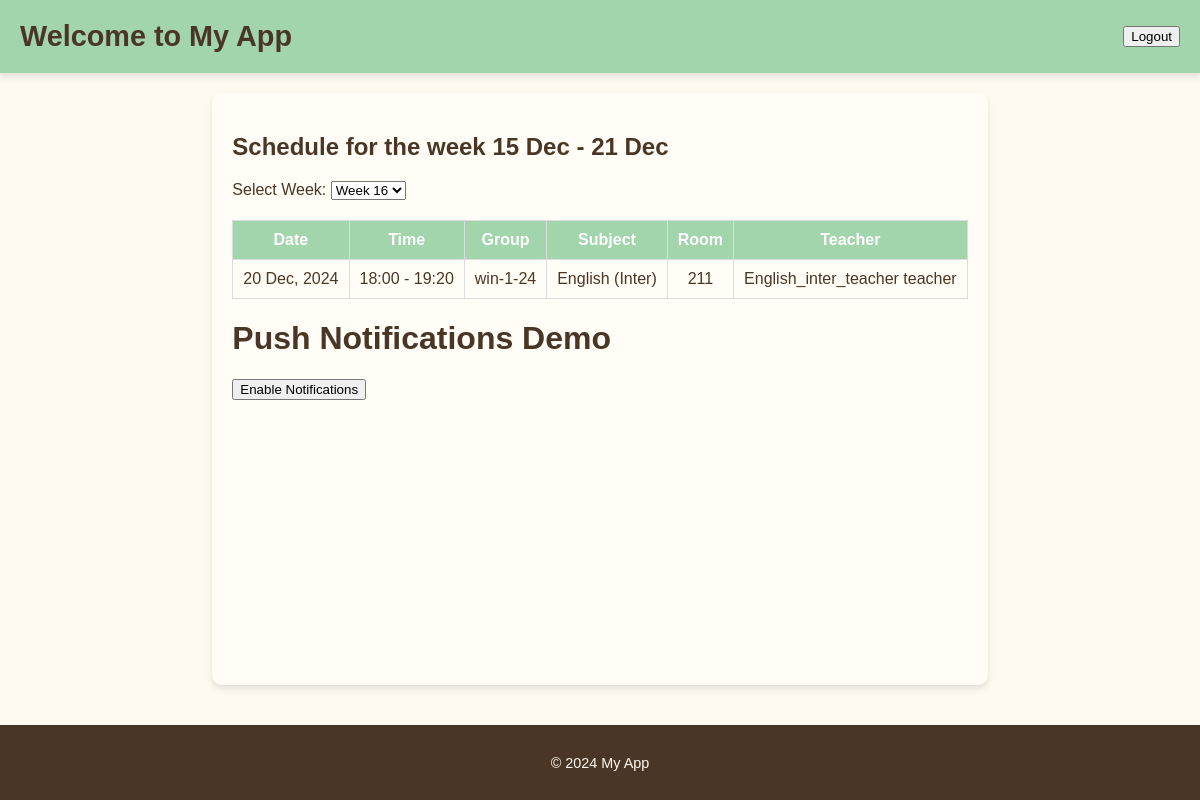
The app's page /schedule/ (signed in) with its own data.
### uuser/models.py (models this page shows, shortened)
class Schedule(models.Model):
    groups = models.ManyToManyField('StudentGroup', related_name="schedule_groups")
    subjects = models.ManyToManyField('Subject', related_name="schedule_subjects")
    teachers = models.ManyToManyField('CustomUser', related_name="schedule_teachers", limit_choices_to={'role': 'teacher'})
    cabinet = models.ForeignKey('Cabinet', on_delete=models.SET_NULL, null=True, blank=True, related_name="schedule_entries")
    date_time = models.DateTimeField()
    end_time = models.TimeField()

class StudentGroup(models.Model):
    name = models.CharField(max_length=100, unique=True)
    students = models.ManyToManyField(CustomUser, related_name="student_groups", limit_choices_to={'role': 'student'}, blank=True)
    def __str__(self):
        return self.name
    class Meta:
        verbose_name = "Student Group"
        verbose_name_plural = "Student Groups"

class Subject(models.Model):
    name = models.CharField(max_length=100, unique=True)
    teachers = models.ManyToManyField(CustomUser, related_name="subject_teachers", limit_choices_to={'role': 'teacher'}, blank=True)
    def __str__(self):
        return self.name
    class Meta:
        verbose_name = "Subject"
        verbose_name_plural = "Subjects"

class Cabinet(models.Model):
    number = models.CharField(max_length=10, unique=True)
    description = models.TextField(blank=True, null=True)
    def __str__(self):
        return self.number
    class Meta:
        verbose_name = "Cabinet"
        verbose_name_plural = "Cabinets"

class CustomUser(AbstractUser):
    ROLE_CHOICES = (
        ('student', 'Student'),
        ('teacher', 'Teacher'),
        ('admin', 'Admin'),
    )
    role = models.CharField(max_length=10, choices=ROLE_CHOICES, default='student')
    def __str__(self):
        return self.username + " " + self.role

### uuser/views.py (the view)
# urls.py: path('schedule/', views.schedule_view, name='schedule'),
@login_required
def schedule_view(request):
    user = request.user
    if not user.is_authenticated or user.role not in ['student', 'teacher']:
        return render(request, 'uuser/access_denied.html')
    current_date = now().date()
    year = current_date.year
    first_september = datetime(year, 9, 1).date()
    if current_date < first_september:
        first_september = datetime(year - 1, 9, 1).date()
    delta_days = (current_date - first_september).days
    current_week = delta_days // 7 + 1
    selected_week = request.GET.get('week', current_week)
    try:
        selected_week = int(selected_week)
    except ValueError:
        selected_week = current_week
    start_of_week = first_september + timedelta(weeks=(selected_week - 1))
    end_of_week = start_of_week + timedelta(days=6)
    if user.role == 'student' and hasattr(user, 'student_profile'):
        student_group = user.student_profile.group
        schedules = Schedule.objects.filter(
            groups=student_group,
            date_time__date__range=(start_of_week, end_of_week)
        )
    elif user.role == 'teacher':
        schedules = Schedule.objects.filter(
            teachers=user,
            date_time__date__range=(start_of_week, end_of_week)
        )
    else:
        schedules = []
    total_weeks = ((datetime(year + 1, 6, 30).date() - first_september).days) // 7 + 1
    return render(request, 'uuser/schedule.html', {
        'schedules': schedules,
        'selected_week': selected_week,
        'current_week': current_week,
        'start_of_week': start_of_week,
        'end_of_week': end_of_week,
        'weeks_range': range(1, total_weeks + 1),
    })

### myproject/context_processors.py (called while the page is built)
def notification_key(request):
    return {
        'NOTIFICATION_KEY': settings.NOTIFICATION_KEY
    }

### uuser/templates/uuser/schedule.html (shortened to what this page needs)
{% extends "uuser/base.html" %}
{% block content %}
<h2>Schedule for the week {{ start_of_week|date:"d M" }} - {{ end_of_week|date:"d M" }}</h2>
<div style="margin-bottom: 20px;">
    <form method="get" action="" style="display: inline;">
        <label for="week">Select Week:</label>
        <select id="week" name="week" onchange="this.form.submit()">
            {% for week in weeks_range %}
            <option value="{{ week }}" {% if week == selected_week %}selected{% endif %}>
                Week {{ week }}
            </option>
            {% endfor %}
        </select>
    </form>
</div>
{% if schedules %}
<table id="schedule-table" border="1" cellspacing="0" cellpadding="5"
       style="width: 100%; border-collapse: collapse; text-align: center;">
    <thead>
    <tr style="background-color: #f2f2f2;">
        <th>Date</th>
        <th>Time</th>
        <th>Group</th>
        <th>Subject</th>
        <th>Room</th>
        <th>Teacher</th>
    </tr>
    </thead>
    <tbody>
    {% for schedule in schedules %}
    <tr>
        <td>{{ schedule.date_time|date:"d M, Y" }}</td>
        <td>{{ schedule.date_time|time:"H:i" }} - {{ schedule.end_time|time:"H:i" }}</td>
        <td>{{ schedule.groups.all|join:", " }}</td>
        <td>{{ schedule.subjects.all|join:", " }}</td>
        <td>{{ schedule.cabinet }}</td>
        <td>{{ schedule.teachers.all|join:", " }}</td>
    </tr>
    {% endfor %}
    </tbody>
</table>
{% else %}
<div style="text-align: center; margin-top: 20px;">
    <p>No schedule available for the selected week.</p>
    <img src="" alt="No Schedule" style="max-width: 400px; width: 100%;">
</div>
{% endif %}
<h1>Push Notifications Demo</h1>
    <button id="enable-notifications">Enable Notifications</button>
{% endblock %}

### uuser/templates/uuser/base.html (style rules this page uses)
body { font-family: Arial, sans-serif; display: flex; flex-direction: column; min-height: 100vh; margin: 0; padding: 0; background-color: #fffaf0; color: #4a3626; }
table#schedule-table { border: 1px solid #a2d5ab; width: 100%; text-align: center; border-collapse: collapse; }
table#schedule-table th, table#schedule-table td { padding: 10px; border: 1px solid #ddd; }
table#schedule-table th { background-color: #a2d5ab; color: white; }

### records on screen
Schedule: date_time "20 Dec, 2024", date_time "18:00", end_time "19:20", groups.all "win-1-24", subjects.all "English (Inter)", cabinet "211", teachers.all "English_inter_teacher teacher"

### other values on screen
{{ start_of_week|date:"d M" }} "15 Dec"
{{ end_of_week|date:"d M" }} "21 Dec"
